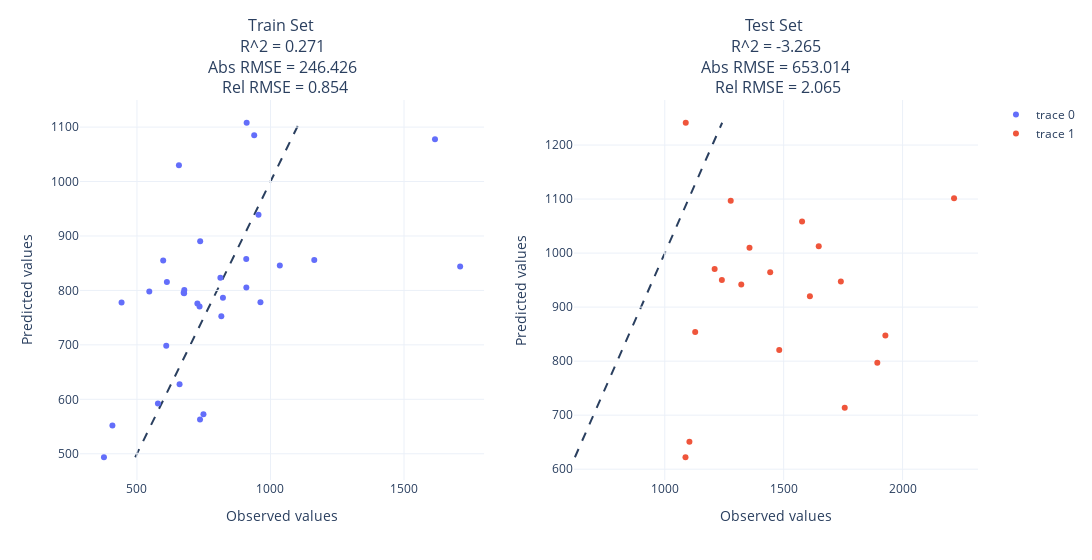

Notebook source saved alongside this figure:
### Markdown cell above
### Test

### Code cell
# Make predictions for training
X = doe
y = tar
y_pred = pipe.predict(X)

# Make predictions for testing
X_test = doe_test
y_test = tar_test
y_test_pred = pipe.predict(X_test)

# Plot
plot_pls_model_eval(
    y, y_pred, y_test, y_test_pred,
)

### Figure 1 — Plotly figure (JSON) as saved in the notebook; plotly's stock layout.template omitted (floating-point values rounded to 4 significant figures)
{"data": [{"mode": "markers", "type": "scatter", "x": [598.2, 677.3, 962.4, 376.5, 749.0, 609.7, 734.5, 736.8, 546.2, 909.6, 816.0, 657.2, 822.0, 909.2, 442.4, 659.6, 736.2, 726.2, 612.1, 939.1, 955.1, 578.6, 674.9, 910.8, 676.6, 812.5, 408.1, 1035.0, 1616.0, 1164.0, 1710.0], "xaxis": "x", "y": [854.8, 800.7, 778.2, 493.6, 572.7, 698.2, 770.5, 890.2, 798.1, 805.2, 752.6, 1030.0, 786.6, 857.9, 777.7, 627.4, 562.9, 776.0, 815.6, 1085.0, 938.8, 592.5, 795.6, 1108.0, 795.0, 823.1, 552.0, 845.6, 1078.0, 855.8, 843.8], "yaxis": "y"}, {"mode": "markers", "type": "scatter", "x": [2216.0, 1740.0, 1577.0, 1210.0, 1104.0, 1128.0, 1647.0, 1356.0, 1610.0, 1928.0, 1894.0, 1443.0, 1240.0, 1088.0, 1277.0, 1322.0, 1481.0, 1087.0, 1757.0], "xaxis": "x2", "y": [1101.0, 947.4, 1058.0, 970.4, 650.9, 853.8, 1013.0, 1010.0, 920.0, 847.6, 796.8, 964.6, 950.3, 1241.0, 1097.0, 941.9, 820.7, 622.1, 713.7], "yaxis": "y2"}], "layout": {"annotations": [{"font": {"size": 16}, "showarrow": false, "text": "Train Set <br> R^2 = 0.271 <br> Abs RMSE = 246.426 <br> Rel RMSE = 0.854", "x": 0.225, "xanchor": "center", "xref": "paper", "y": 1, "yanchor": "bottom", "yref": "paper"}, {"font": {"size": 16}, "showarrow": false, "text": "Test Set <br> R^2 = -3.265 <br> Abs RMSE = 653.014 <br> Rel RMSE = 2.065", "x": 0.775, "xanchor": "center", "xref": "paper", "y": 1, "yanchor": "bottom", "yref": "paper"}], "shapes": [{"layer": "below", "line": {"dash": "dash"}, "type": "line", "x0": 493.6, "x1": 1108.0, "y0": 493.6, "y1": 1108.0}, {"layer": "below", "line": {"dash": "dash"}, "type": "line", "x0": 622.1, "x1": 1241.0, "xref": "x2", "y0": 622.1, "y1": 1241.0, "yref": "y2"}], "width": 1600, "xaxis": {"anchor": "y", "domain": [0, 0.45], "title": {"text": "Observed values"}}, "xaxis2": {"anchor": "y2", "domain": [0.55, 1], "title": {"text": "Observed values"}}, "yaxis": {"anchor": "x", "domain": [0, 1], "title": {"text": "Predicted values"}}, "yaxis2": {"anchor": "x2", "domain": [0, 1], "title": {"text": "Predicted values"}}}}
